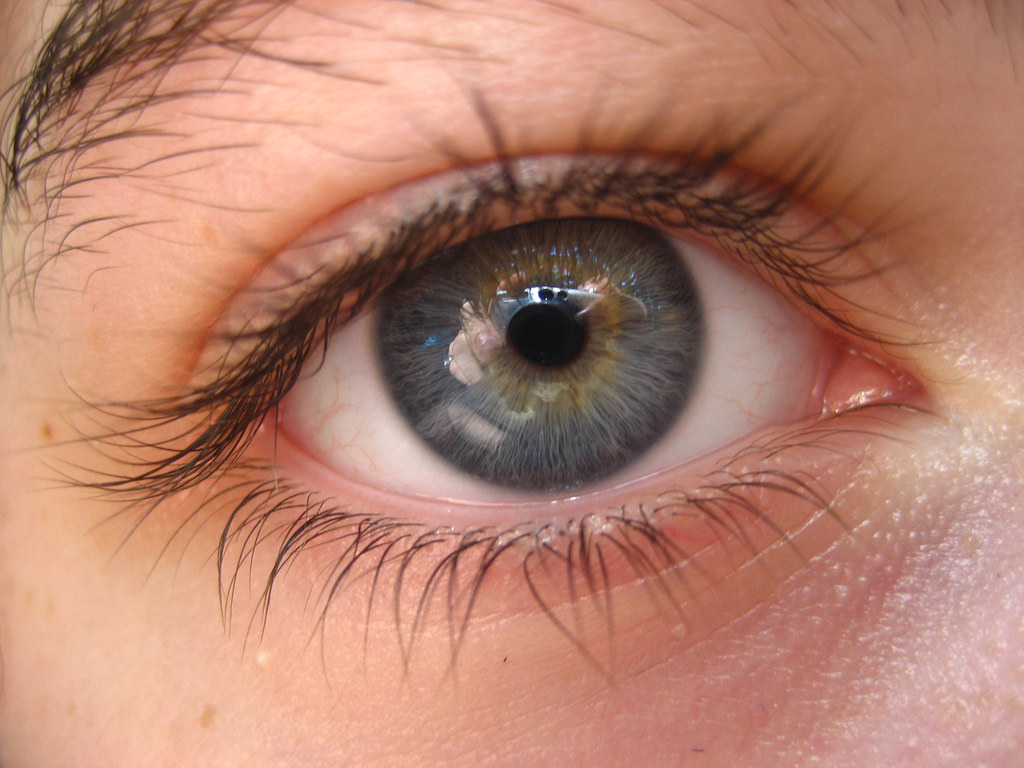
%> input picture Iris-Recognition-Using-MATLAB-master/3.jpg, 1024 x 768 px
$ octave IrisRecognitionSystem34.m   (GNU Octave 9; MATLAB toolbox functions it lacks are replaced by stand-ins)
%> lines starting %> are read from the running program, lines starting %| are printed output that depends on the picture; in (x1, y1, x2, y2) boxes, pixels count from 0 and x2, y2 are one past the last pixel; in counts of white or black regions, pixels touching at a corner belong together; the program's own positions count from 1
%%%Image Aquisition Process:-DIFFERENT IRIS
clc; clear all; close all; warning off;

[FileName1,FilePath1] = uigetfile('*.jpg','Select the 1st Iris Image');
%> the answer given: ../3.jpg
file1= fullfile(FilePath1, FileName1);

[FileName2,FilePath2] = uigetfile('*.jpg','Select the Iris Image for comparison');
%> the answer given: ../4.jpg
file2= fullfile(FilePath2, FileName2);


% STEP:1 IMAGE AQUISITION**************************************************

i=imread('3.jpg');
%> i is the input picture: size 768x1024x3 uint8; mean R, G, B 181.8, 129.8, 111.1
subplot(1,2,1);
imshow(i);
title('STEP:1 Image Aquisition(Original Image:1)');

ii=imread('4.jpg');
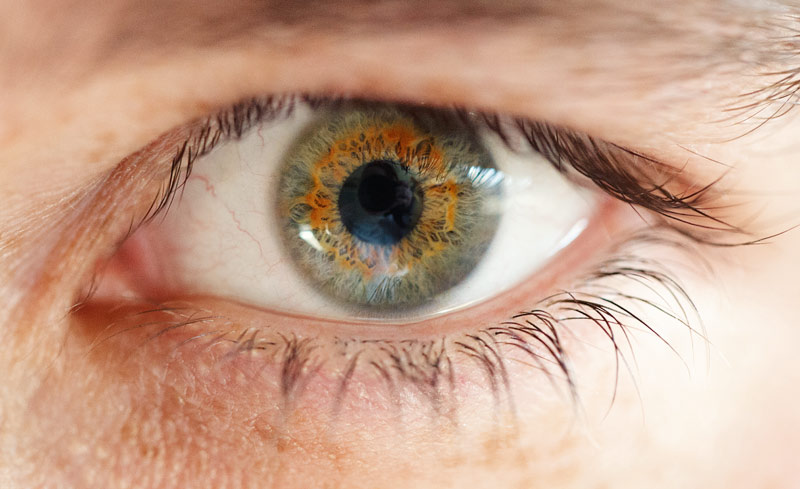
%> input picture Iris-Recognition-Using-MATLAB-master/4.jpg, 800 x 489 px
%> ii is the input picture: size 489x800x3 uint8; mean R, G, B 197.7, 161.2, 140.1
subplot(1,2,2);
imshow(ii);
title('STEP:1 Image Aquisition(Original Image:2)');

figure();


% STEP:2 GRAY SCALE CONVERTION*********************************************

g =rgb2gray(i);
subplot(1,2,1);
imshow(g);
title('STEP:2 Converting into Gray Image:1');

gg=rgb2gray(ii);
subplot(1,2,2);
imshow(gg);
title('STEP:2 Converting into Gray Image:2');

figure();

% STEP:3 Subtraction of original image*************************************

k = imread('3.jpg');
v= rgb2gray(k);
v = imsubtract(v,60);
subplot(1,2,1);
imshow(v);
title('STEP:3 Subtracted Gray Image:1');

kk = imread('4.jpg');
vv =rgb2gray(kk);
vv = imsubtract(vv,60);
subplot(1,2,2);
imshow(vv);
title('STEP:3 Subtracted Gray Image:2');

figure();

% Find HISTOGRAM of the Image**********************************************
%imhist works with only 8 bit images
% Hence convert the image to unsigned 8 bit image and plot the histogram

z=double(v);
subplot(1,2,1);
imhist(v);
axis off, axis tight;
title('STEP:4 Histogram of the Image:1');

zz=double(vv);
subplot(1,2,2);
imhist(vv);
axis off, axis tight;
title('STEP:4 Histogram of the Image:1');
%> figure, not shown here; panel 1: highest point at x = 0, y = 49977; panel 2: highest point at x = 0, y = 12616

figure();


% STEP:5 CROPED IMAGE******************************************************

c=imcrop(g,[276 187 820-276 538-187]);
subplot(1,2,1);
imshow(c);
title('STEP:5 Croped Image:1');

cc=imcrop(gg,[137 102 616-137 352-102]);
subplot(1,2,2);
imshow(cc);
title('STEP:5 Croped Image:2');

figure();


% STEP:6 RESIZED IMAGE*****************************************************

r=imresize(c,[256,256],'nearest');
subplot(1,2,1);
imshow(r);
title('STEP:6 Resized Image:1');

rr=imresize(cc,[256,256],'nearest');
subplot(1,2,2);
imshow(rr);
title('STEP:6 Resized Image:2');

figure();

% STEP:7 IMAGE SMOOTHING***************************************************

s= fspecial('gaussian',3);
f = imfilter(r,s);
subplot(1,2,1);
imshow(f,[]),title('STEP:7 Using Gaussian Filter Smoothing Image:1 ');

ss= fspecial('gaussian',3);
ff = imfilter(rr,ss);
subplot(1,2,2);
imshow(ff,[]),title('STEP:7 Using Gaussian Filter Smoothing Image:2');

figure();

%%% Image Segmentation Process:-

% STEP:8 CANNY EDGE DETECTION**********************************************

e=edge(f,'canny');
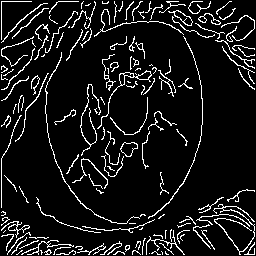
%> e: size 256x256 logical; 9.4% white in thin lines or dots
subplot(1,2,1);
imshow(e);
title('STEP:8 Edge Detection by Canny Filter Image:1');

ee=edge(ff,'canny');
%> ee: size 256x256 logical; 10.5% white in thin lines or dots
subplot(1,2,2);
imshow(ee);
title('STEP:8 Edge Detection by Canny Filter Image:2');

figure();

 %STEP:9 Sobel EDGE DETECTION**********************************************

S1=edge(f,'roberts');
%> S1: size 256x256 logical; 2% white in thin lines or dots
subplot(1,2,1);
imshow(S1);
title('STEP:9 Edge Detection by Sobel Filter Image:1');

SS1=edge(ff,'roberts');
%> SS1: size 256x256 logical; 2.3% white in thin lines or dots
subplot(1,2,2);
imshow(SS1);
title('STEP:9 Edge Detection by Sobel Filter Image:2');

figure()


% STEP:11 GAMMA CORRECTION*************************************************
%Adjust the Gamma to 0.8

S=edge(f,'sobel');
%> S: size 256x256 logical; 2.6% white in thin lines or dots
u=double(S);
%> u: size 256x256 double; values 0 (black) and 1 (white), 2.6% white in thin lines or dots
subplot(1,2,1);
y= imadjust(u,[],[],0.8);
imshow(y);
title('STEP:10 Gamma Adjusted Image:1');

SS=edge(ff,'sobel');
%> SS: size 256x256 logical; 3.1% white in thin lines or dots
uu=double(SS);
%> uu: size 256x256 double; values 0 (black) and 1 (white), 3.1% white in thin lines or dots
subplot(1,2,2);
yy= imadjust(uu,[],[],0.8);
imshow(yy);
title('STEP:10 Gamma Adjusted Image:2');

figure();

% STEP:12 HISTERISIS THRASHOLD*********************************************


mygrayimg = imread('3.jpg');
mygrayimg = imresize(rgb2gray(mygrayimg),[256 256]);

myfftimage = fft2(mygrayimg);


tmp = abs(myfftimage);
mylogimg = log(1+tmp);


[M,N] = size(myfftimage);
%> M = 256; N = 256


low = 62;
band1 = 15;
band2 = 60;


mylowpassmask = ones(M,N);
mybandpassmask = ones(M,N);


for u = 1:M
   for v = 1:N

       tmp = ((u-(M+1))/2)^2 +(v-(N+1)/2)^2;
       raddist = round((sqrt(tmp)));
       disp(raddist)

       if raddist > low
       mylowpassmask(u,v) = 0;
       end

       if raddist > band2 || raddist < band1;
       mybandpassmask(u,v) = 0;
       end
   end
end
%> this loop made 256 passes
%> (printed output is left out)
%> mybandpassmask: size 256x256 double; values 0 (black) and 1 (white), 16.5% white; 1 white region, box (x1, y1, x2, y2) and area: (68, 136, 188, 256) 10786
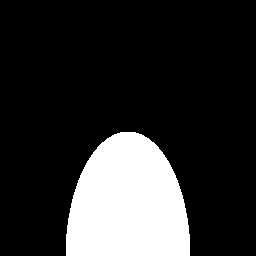
%> mylowpassmask: size 256x256 double; values 0 (black) and 1 (white), 18.6% white; 1 white region, box (x1, y1, x2, y2) and area: (66, 132, 190, 256) 12194


f1 = fftshift(mylowpassmask);
%> f1: size 256x256 double; values 0 (black) and 1 (white), 18.6% white; 2 white regions, box (x1, y1, x2, y2) and area: (0, 4, 62, 128) 6097, (194, 4, 256, 128) 6097
f3 = fftshift(mybandpassmask);
%> f3: size 256x256 double; values 0 (black) and 1 (white), 16.5% white; 2 white regions, box (x1, y1, x2, y2) and area: (0, 8, 60, 128) 5393, (196, 8, 256, 128) 5393


resimage1 = myfftimage.*f1;
resimage3 = myfftimage.*f3;

% Display the low pass filtered image
r1 = abs(ifft2(resimage1));
subplot(1,2,1);
imshow(r1,[]),title('STEP:11 Hysteresis Thresholding of Image: 1');


% part 2*****


% Read the image, resize it to 256 x 256
% Convert it to grey image and display it

mygrayimg = imread('4.jpg');
mygrayimg = imresize(rgb2gray(mygrayimg),[256 256]);
%subplot(2,2,1);
%imshow(mygrayimg),title('Original Gray-Image');

% Find FFT
% Use the command fft2() to get FFT of the image
% The log scale of FFT image is displayed

myfftimage = fft2(mygrayimg);

% Take logarithmic scale for display

tmp = abs(myfftimage);
mylogimg = log(1+tmp);

%subplot(2,2,2);
%imshow(mat2gray(mylogimg));
%title('FFT Image');

% Find size
[M,N] = size(myfftimage);

% Create Filter array

% The cut off frequency 20 is used here

low = 62;
band1 = 15;
band2 = 60;

% create ideal high pass filter mask

% Create matrix of size equals original matrix

mylowpassmask = ones(M,N);
mybandpassmask = ones(M,N);

% Generate values for ideal high pass mask

for u = 1:M
   for v = 1:N

       tmp = ((u-(M+1))/2)^2 +(v-(N+1)/2)^2;
       raddist = round((sqrt(tmp)));
       disp(raddist)

       if raddist > low
       mylowpassmask(u,v) = 0;
       end

       if raddist > band2 || raddist < band1;
       mybandpassmask(u,v) = 0;
       end
   end
end

% Shift the spectrum to the centre
f1 = fftshift(mylowpassmask);
f3 = fftshift(mybandpassmask);

% Apply the filter H to the FFT of the Image
resimage1 = myfftimage.*f1;
resimage3 = myfftimage.*f3;


% Apply the Inverse FFT to the filtered image

% Display the low pass filtered image
r1 = abs(ifft2(resimage1));
subplot(1,2,2);
imshow(r1,[]),title('STEP:11 Hysteresis Thresholding of Image: 2');

figure();

% STEP:12 HUGH TRANSFORM***************************************************

Hu=imread('hug3.jpg');
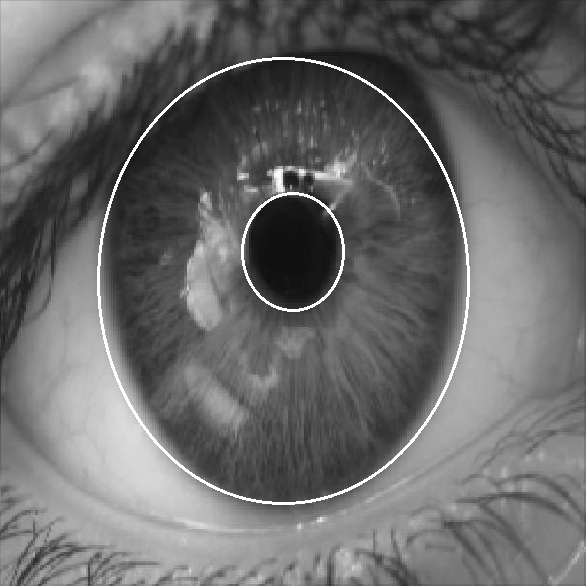
%> input picture Iris-Recognition-Using-MATLAB-master/hug3.jpg, 586 x 586 px
%> Hu is the input picture: size 586x586x3 uint8; min 14, max 255, mean 106.4
subplot(1,2,1);
imshow(Hu);
title('STEP:12 After Hugh Transformation Image:1')

Hu1=imread('hug4.jpg');
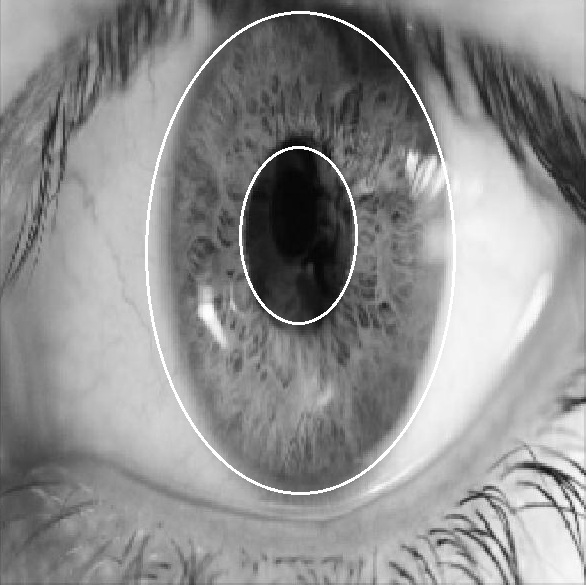
%> input picture Iris-Recognition-Using-MATLAB-master/hug4.jpg, 586 x 585 px
%> Hu1 is the input picture: size 585x586x3 uint8; min 2, max 255, mean 142.3
subplot(1,2,2);
imshow(Hu1);
title('STEP:12 After Hugh Transformation Image:2')

figure();


% STEP:13 NORMALIZATION****************************************************
n=imread('normal3.jpg');
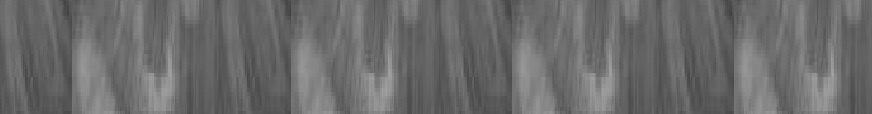
%> input picture Iris-Recognition-Using-MATLAB-master/normal3.jpg, 872 x 114 px
%> n is the input picture: size 114x872x3 uint8; min 65, max 164, mean 107.1
subplot(2,1,1);
imshow(n);
title('STEP:13 Normalized Image:1')

nn=imread('normal4.jpg');
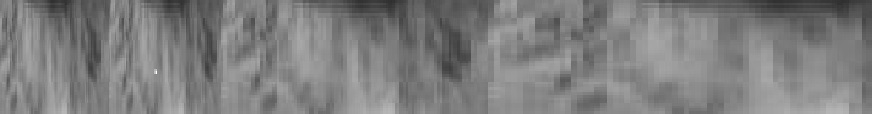
%> input picture Iris-Recognition-Using-MATLAB-master/normal4.jpg, 872 x 114 px
%> nn is the input picture: size 114x872x3 uint8; min 45, max 255, mean 126
subplot(2,1,2);
imshow(nn);
title('STEP:13 Normalized Image:2')

figure();


% STEP:14 MATCHING*********************************************************


N=im2double(f);
subplot(1,2,1);
imshow(N);
title('STEP:14 IMAGE 1');

NN=im2double(ff);
subplot(1,2,2);
imshow(NN);
title('STEP:14 IMAGE 2');

% STEP:15 MATCHING*********************************************************

 w = msgbox('DIFFERENT IRIS','Result');
 % [19 lines of commented-out code are left out]
